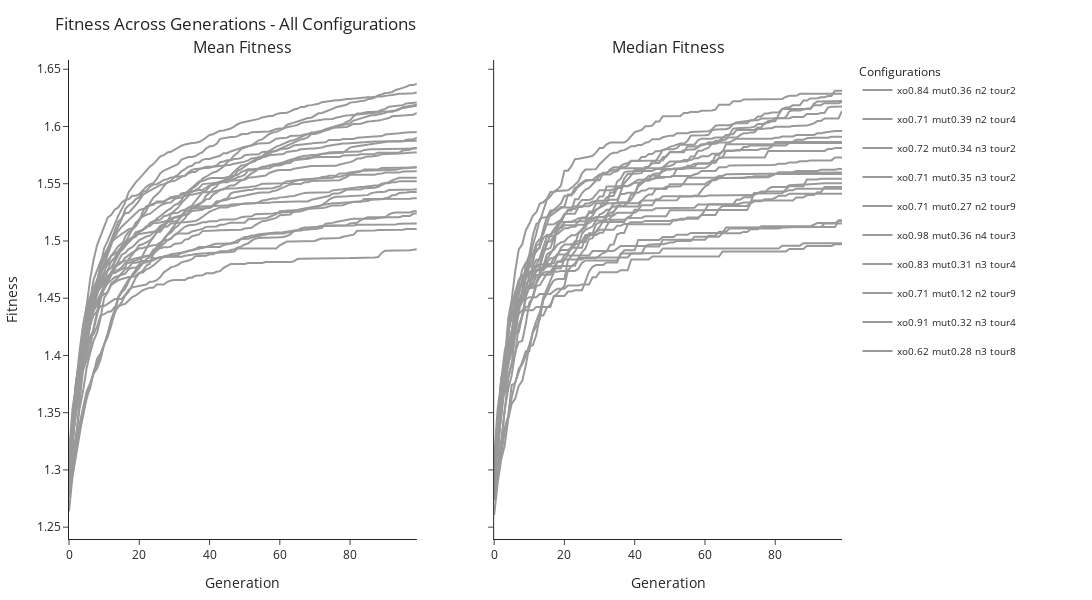

Source (notebook cell):
### Markdown cell above
### **2.2.2** Mean/Median Fitness over Generation Line Charts

### Code cell
plot_fitness(fitness_dfs_hp, title_suffix='All Configurations')
# plot_fitness(fitprop_fitness_dfs, title_suffix='Fitness-Proportionate Selection')
# plot_fitness(ranking_fitness_dfs, title_suffix='Ranking Selection')
# plot_fitness(tournament_fitness_dfs, title_suffix='Tournament Selection')
